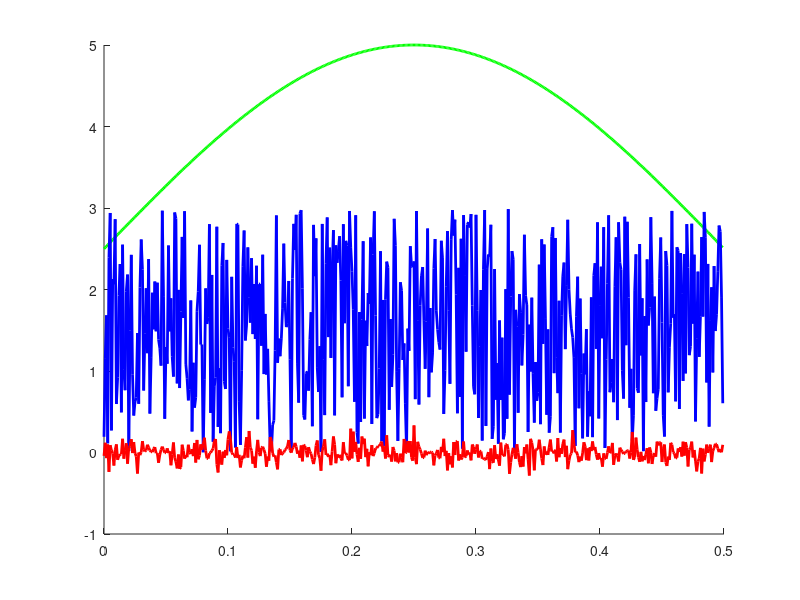

Here is the MATLAB script that generated this plot: (Note: this script raises an error after producing the figure.)
clc
clear
close all
set(0,'DefaultLineLineWidth',2)
%% TIMES ARE IN SECONDS BY DEFAULT
dt = 1e-3;
ms2samples = @(t_ms) floor((t_ms/dt)*(1e-3));
sec2samples = @(t_ms) floor((t_ms/dt));


%% Filler functions i'd want to construct stimulu file

%default params
preTimeDefault = 0.5;
postTimeDefault = 0.5;

%bufferSegmentTimes(preTime, segement, postTime);
%defualtBufferSegment = @(segment) bufferSegmentTimes(preTimeDefault, segment, postTimeDefault);


%% Channel definitions - pulled from 2020.01.15.MBm04_awake3

% ? trigger (002 trig0)
% ? trigger (003 trig1)
% ? trigger (004 trig2)

% uWhisk (005 ugalv)
% uOpto (006 uopto)

% FR target (010 yRef)

%Thesse are one 4D vector, {0,1}

% ? Feedback Ctrl Gate (012 gate 0)
% ? Feedback Estim. Gate (013 gate1)
% ? Lock Stim Gate (014 gate2)
% ? Add Noise Gate (015 gate3)


%opto_noise ON (implies)-> CL gate OFF
%%
i2t = @(i) (i-1)*dt;
len2t = @(len) 0:dt:((len-1)*dt);

fOFF = @(len,params) zeros(1,len);

wClip = [-5,5]
clipFun = @(x,xmin,xmax) min(max(x,xmin),xmax);

optoNoiseMag = 3;
optoNoiseFun = @(len,mag) mag*rand(1,len);
optoNoiseFunDefault = @(len, ~) optoNoiseFun(len, optoNoiseMag);

whiskerNoiseMag = .1;
whiskerNoiseFun = @(len,mag) clipFun(mag*randn(1,len), wClip(1),wClip(2));
whiskerNoiseFunDefault = @(len, ~) whiskerNoiseFun(len,whiskerNoiseMag);

sinRaised = @(t) (sin(t)+1)/2;
sineFun = @(len,mag,freq) mag*sinRaised(2*pi*freq*len2t(len));

len=500
t = len2t(len);

figure(1)
clf
hold on
plot(t,sineFun(len,5,1),'g')
plot(t,optoNoiseFun(len,3),'b')
plot(t,whiskerNoiseFun(len,.1),'r')

hold off

%% construct dictionaries
ChannelMap = containers.Map()
ChannelMap('whisk') = 5;
ChannelMap('opto') = 6;

ColorsMap = containers.Map()
ColorsMap('whisk') = [1,.5,.5];
ColorsMap('opto') = [.3,.5,1];

fillStruct = @(Obj) fillColorChannel(Obj, ColorsMap, ChannelMap);

%% construct condition-specific dictionaries
whiskSweepStruct.function = whiskerNoiseFun;
whiskSweepStruct.type = 'whisk';
whiskSweepStruct = fillStruct(whiskSweepStruct);

whiskStruct.function = whiskerNoiseFunDefault
whiskStruct.type = 'whisk'
whiskStruct = fillStruct(whiskStruct);

optoNoiseStruct.function = optoNoiseFunDefault;
optoNoiseStruct.type = 'opto';
optoNoiseStruct = fillStruct(optoNoiseStruct);



ConditionStructMap = containers.Map()
ConditionStructMap('whisk_ON') = whiskStruct;
ConditionStructMap('whiskSweep_ON') = whiskSweepStruct;
ConditionStructMap('optoNoise_ON') = optoNoiseStruct;



ConditionMap = containers.Map()
ConditionMap('OFF') = fOFF;
ConditionMap('whisk_ON') = whiskerNoiseFunDefault;
ConditionMap('whiskSweep_ON') = whiskerNoiseFun;
ConditionMap('optoNoise_ON') = optoNoiseFunDefault;


%{
ColorsMap = containers.Map()
ColorsMap('whisk') = [1,.5,.5]*.9;
ColorsMap('whiskSweep') = [1,.5,.5]*.9;
ColorsMap('optoNoise') = [.3,.5,1]*.9;
%}

%% Phase 1A: Whisker Calibration
array2cell = @(ary) arrayfun(@(a) {a}, ary);

cond_1a = {'whiskSweep_ON'}
w_mags_sweep = num2cell([1,2,3,4,5]/5); 

%binding conditions and params should be different than binding conditions?
sweep = struct('conditionName',cond_1a,'params',w_mags_sweep);
sweepConditions = array2cell(sweep);

%%


%Phase1A.params = w_mags_sweep;
%Phase1A.options = {cond_1a, w_mags_sweep}

Phase1A.times = [0.5, 5.0, 4. ];
Phase1A.nreps = 10;
Phase1A.dt = dt;

% end of user-entered options, code below is intended to be functionalized
% to work for lots of scenarios
%[ Phase1A.conditions, Phase1A.nCond ] = combineConditionsMulti(Phase1A.options)
Phase1A.conditions = sweepConditions;
Phase1A.nCond = length(sweepConditions);
[ Phase1A ] = generateStimuli( Phase1A, ConditionMap );


figure(2)
clf
subplot(2,1,1)
hold on
title('Phase 1A : Whisker Calibration - [single trial]')
for i = 1:Phase1A.nCond
    plot(Phase1A.t{i}, Phase1A.segments{i})
end

subplot(2,1,2)
plot(Phase1A.fullt, Phase1A.fullSegment,'LineWidth',1,'Color','r')
title('[all trials]')

%% Phase 1B: Identification stimulus

%how params are being used here is different than above 

buildConditionCell = @(cNameAry) array2cell(struct('conditionName',cNameAry));

whisk_cond = buildConditionCell({'whisk_OFF','whisk_ON'});
opto_noise_cond = buildConditionCell({'optoNoise_OFF','optoNoise_ON'});
Phase1B.options = {whisk_cond, opto_noise_cond}

Phase1B.times = [0.5, 5.0, 0.5];
Phase1B.nreps = 10;
Phase1B.dt = dt;

% end of user-entered options, code below is intended to be functionalized
% to work for lots of scenarios
[ Phase1B.conditions, Phase1B.nCond ] = combineConditionsMulti(Phase1B.options)
[ Phase1B ] = generateStimuli( Phase1B, ConditionMap );


figure(3)
clf
subplot(2,1,1)
hold on
for i = 1:Phase1B.nCond
    plot(Phase1B.t{i},Phase1B.segments{i})
end

subplot(2,1,2)
hold on
plot(Phase1B.fullt, Phase1B.fullSegment,'b')

for i = 1:Phase1B.nCond
    t_ = Phase1B.t{i};
    plot(t_(end),1+i/10,'ko')
end


%{


% {{'whisk',true},{'whisk',false} x {{'opto_noise',false},{'opto_noise',true}}
[WO,nWO] = combineConditions(whisk_cond, opto_noise_cond);

[conditions_phase1, nCond_phase1] = combineConditionsMulti({whisk_cond, opto_noise_cond})


TrialLength_min_phase1 = nCond_phase1 * reps_phase1 * sum(times_phase1)/60;

sprintf('Phase 1 is projected to take %.1f minutes, with %i trials of %i conditions',TrialLength_min_phase1, reps_phase1, nCond_phase1)
%}
